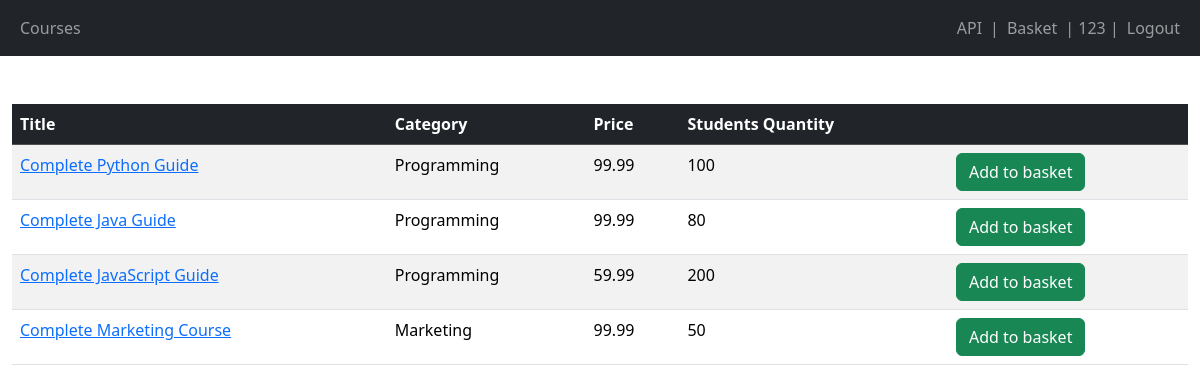
The app's page / (signed in) with its own data.
### shop/models.py (models this page shows, shortened)
class Course(models.Model):
    title = models.CharField(max_length=300)
    price = models.FloatField()
    students_qty = models.IntegerField()
    reviews_qty = models.IntegerField()
    is_basket_item = models.BooleanField(default=False)
    category = models.ForeignKey(Category, on_delete=models.CASCADE)
    created_at = models.DateTimeField(default=timezone.now)

class Category(models.Model):
    title = models.CharField(max_length=255)
    created_at = models.DateTimeField(default=timezone.now)
    def __str__(self):
        return self.title

### shop/views.py (the view)
# urls.py: path('', include(api.urls), name='index')
def index(request):
    courses = Course.objects.all()
    if(request.user.is_authenticated):
        basket_items = BasketItem.objects.filter(user=request.user)
        for course in courses:
            for basket_item in basket_items:
                if course.title == basket_item.course.title:
                    course.is_basket_item = True
    return render(request, 'shop/courses.html', {'courses': courses})

### templates/shop/courses.html (shortened to what this page needs)
{% extends 'base.html' %}
{% block content %}
<table class="table mt-5 table-striped table-hover">
    <thead class="table-dark">
        <tr>
            <th>Title</th>
            <th>Category</th>
            <th>Price</th>
            <th>Students Quantity</th>
            <th></th>
        </tr>
    </thead>
    <tbody>
        {% for course in courses %}
        <tr>
            <td>
                <a href="{% url "shop:single_course" course.id %}">{{ course.title }}</a>
            </td>
            <td>{{ course.category }}</td>
            <td>{{ course.price }}</td>
            <td>{{ course.students_qty}}</td>
            {% if course.is_basket_item %}
            <td><button class="btn btn-secondary">Already in basket</button></td>
            {% else %}
            {% if user.is_authenticated %}
            <td><a class="btn btn-success" href="{% url 'shop:add_to_basket' course.id%}">Add to basket</a></td>
            {% else %}
            <td><a class="btn btn-success" href="{% url 'login'%}">Add to basket</a></td>
            {% endif %}
            {% endif %}
        </tr>
        {% endfor %}
    </tbody>
</table>
{% endblock %}

### templates/base.html (shortened to what this page needs)
<!DOCTYPE html>
<html lang="en">
<head>
    <link href="https://cdn.jsdelivr.net/npm/bootstrap@5.3.3/dist/css/bootstrap.min.css" rel="stylesheet">
</head>
<body>
    <nav class="navbar navbar-expand-lg navbar-dark bg-dark">
        <div class="container-fluid">
          <div>
            <ul class="navbar-nav">
              <li class="nav-item">
                <a class="nav-link" href="{% url "shop:index" %}">Courses</a>
              </li>
            </ul>
          </div>
          <div>
            <ul class="navbar-nav">
              <a  class="nav-link" href="/api/v1/">API</a>
              <span class="navbar-text"> | </span>
              {% if user.is_authenticated %}
              <a  class="nav-link" href="{% url 'shop:view_basket' %}">Basket</a>
              <span class="navbar-text"> | {{ user.username }} |</span>
              <li class="nav-item">
                <a class="nav-link" href="{% url 'logout' %}">Logout</a>
              </li>
              {% else %}
              <li class="nav-item">
                <a class="nav-link" href="{% url 'login' %}">Login</a>
              </li>
              {% endif %}
            </ul>
          </div>
        </div>
      </nav>
    <main class="container-fluid">
        {% block content %}
        {% endblock %}
    </main>
</body>
</html>

### records on screen
Course: title "Complete Python Guide", category "Programming", price "99.99", students_qty "100", is_basket_item "Add to basket"
Course: title "Complete Java Guide", category "Programming", price "99.99", students_qty "80", is_basket_item "Add to basket"
Course: title "Complete JavaScript Guide", category "Programming", price "59.99", students_qty "200", is_basket_item "Add to basket"
Course: title "Complete Marketing Course", category "Marketing", price "99.99", students_qty "50", is_basket_item "Add to basket"

### other values on screen
{{ user.username }} "123"
